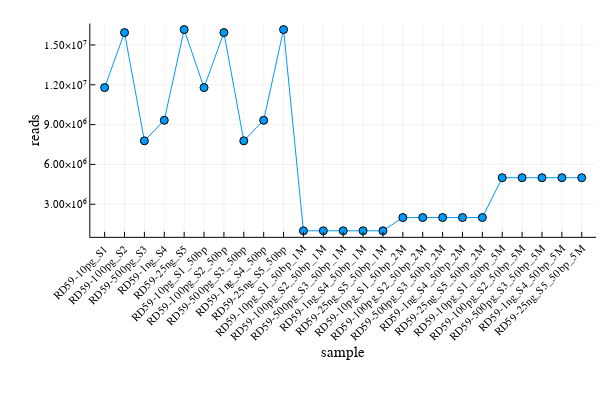

Notebook code cell kept with this figure:
### Code cell
plotlyjs()
plot(rd59_df[!, "sample"], 
    rd59_df[!, "reads"], 
    #seriestype = :scatter,
    marker = :circle,
    xlabel = "sample", 
    ylabel = "reads", 
    label = false, 
    xrotation = 45, 
    xticks = :all)

### Figure 1 — Plotly figure (JSON) as saved in the notebook; plotly's stock layout.template omitted (floating-point values rounded to 4 significant figures)
{"data": [{"colorbar": {"title": ""}, "legendgroup": "", "line": {"color": "rgba(0, 154, 250, 1.000)", "dash": "solid", "shape": "linear", "width": 1}, "marker": {"color": "rgba(0, 154, 250, 1.000)", "line": {"color": "rgba(0, 0, 0, 1.000)", "width": 1}, "size": 8, "symbol": "circle"}, "mode": "lines+markers", "name": "", "showlegend": false, "type": "scatter", "x": [0.5, 1.5, 2.5, 3.5, 4.5, 5.5, 6.5, 7.5, 8.5, 9.5, 10.5, 11.5, 12.5, 13.5, 14.5, 15.5, 16.5, 17.5, 18.5, 19.5, 20.5, 21.5, 22.5, 23.5, 24.5], "xaxis": "x", "y": [11787482, 15932075, 7778651, 9324827, 16158726, 11787482, 15932075, 7778651, 9324827, 16158726, 1000000, 1000000, 1000000, 1000000, 1000000, 2000000, 2000000, 2000000, 2000000, 2000000, 5000000, 5000000, 5000000, 5000000, 5000000], "yaxis": "y", "zmax": null, "zmin": null}], "layout": {"annotations": [], "height": 400, "legend": {"bgcolor": "rgba(255, 255, 255, 1.000)", "bordercolor": "rgba(0, 0, 0, 1.000)", "borderwidth": 1, "font": {"color": "rgba(0, 0, 0, 1.000)", "family": "sans-serif", "size": 11}, "title": {"font": {"color": "rgba(0, 0, 0, 1.000)", "family": "sans-serif", "size": 15}, "text": ""}, "tracegroupgap": 0, "traceorder": "normal", "x": 1, "xanchor": "auto", "y": 1, "yanchor": "auto"}, "margin": {"b": 20, "l": 0, "r": 0, "t": 20}, "paper_bgcolor": "rgba(255, 255, 255, 1.000)", "plot_bgcolor": "rgba(255, 255, 255, 1.000)", "showlegend": true, "width": 600, "xaxis": {"anchor": "y", "domain": [0.1505, 0.9934], "gridcolor": "rgba(0, 0, 0, 0.100)", "gridwidth": 0.5, "linecolor": "rgba(0, 0, 0, 1.000)", "mirror": false, "range": [-0.22, 25.22], "showgrid": true, "showline": true, "showticklabels": true, "tickangle": -45, "tickcolor": "rgb(0, 0, 0)", "tickfont": {"color": "rgba(0, 0, 0, 1.000)", "family": "sans-serif", "size": 11}, "tickmode": "array", "ticks": "inside", "ticktext": ["RD59-10pg_S1", "RD59-100pg_S2", "RD59-500pg_S3", "RD59-1ng_S4", "RD59-25ng_S5", "RD59-10pg_S1_50bp", "RD59-100pg_S2_50bp", "RD59-500pg_S3_50bp", "RD59-1ng_S4_50bp", "RD59-25ng_S5_50bp", "RD59-10pg_S1_50bp_1M", "RD59-100pg_S2_50bp_1M", "RD59-500pg_S3_50bp_1M", "RD59-1ng_S4_50bp_1M", "RD59-25ng_S5_50bp_1M", "RD59-10pg_S1_50bp_2M", "RD59-100pg_S2_50bp_2M", "RD59-500pg_S3_50bp_2M", "RD59-1ng_S4_50bp_2M", "RD59-25ng_S5_50bp_2M", "RD59-10pg_S1_50bp_5M", "RD59-100pg_S2_50bp_5M", "RD59-500pg_S3_50bp_5M", "RD59-1ng_S4_50bp_5M", "RD59-25ng_S5_50bp_5M"], "tickvals": [0.5, 1.5, 2.5, 3.5, 4.5, 5.5, 6.5, 7.5, 8.5, 9.5, 10.5, 11.5, 12.5, 13.5, 14.5, 15.5, 16.5, 17.5, 18.5, 19.5, 20.5, 21.5, 22.5, 23.5, 24.5], "title": "sample", "titlefont": {"color": "rgba(0, 0, 0, 1.000)", "family": "sans-serif", "size": 15}, "type": "-", "visible": true, "zeroline": false, "zerolinecolor": "rgba(0, 0, 0, 1.000)"}, "yaxis": {"anchor": "x", "domain": [0.3977, 0.9902], "gridcolor": "rgba(0, 0, 0, 0.100)", "gridwidth": 0.5, "linecolor": "rgba(0, 0, 0, 1.000)", "mirror": false, "range": [545200.0, 16610000.0], "showgrid": true, "showline": true, "showticklabels": true, "tickangle": 0, "tickcolor": "rgb(0, 0, 0)", "tickfont": {"color": "rgba(0, 0, 0, 1.000)", "family": "sans-serif", "size": 11}, "tickmode": "array", "ticks": "inside", "ticktext": ["3.00×10⁶", "6.00×10⁶", "9.00×10⁶", "1.20×10⁷", "1.50×10⁷"], "tickvals": [3000000, 6000000, 9000000, 12000000, 15000000], "title": "reads", "titlefont": {"color": "rgba(0, 0, 0, 1.000)", "family": "sans-serif", "size": 15}, "type": "-", "visible": true, "zeroline": false, "zerolinecolor": "rgba(0, 0, 0, 1.000)"}}}
